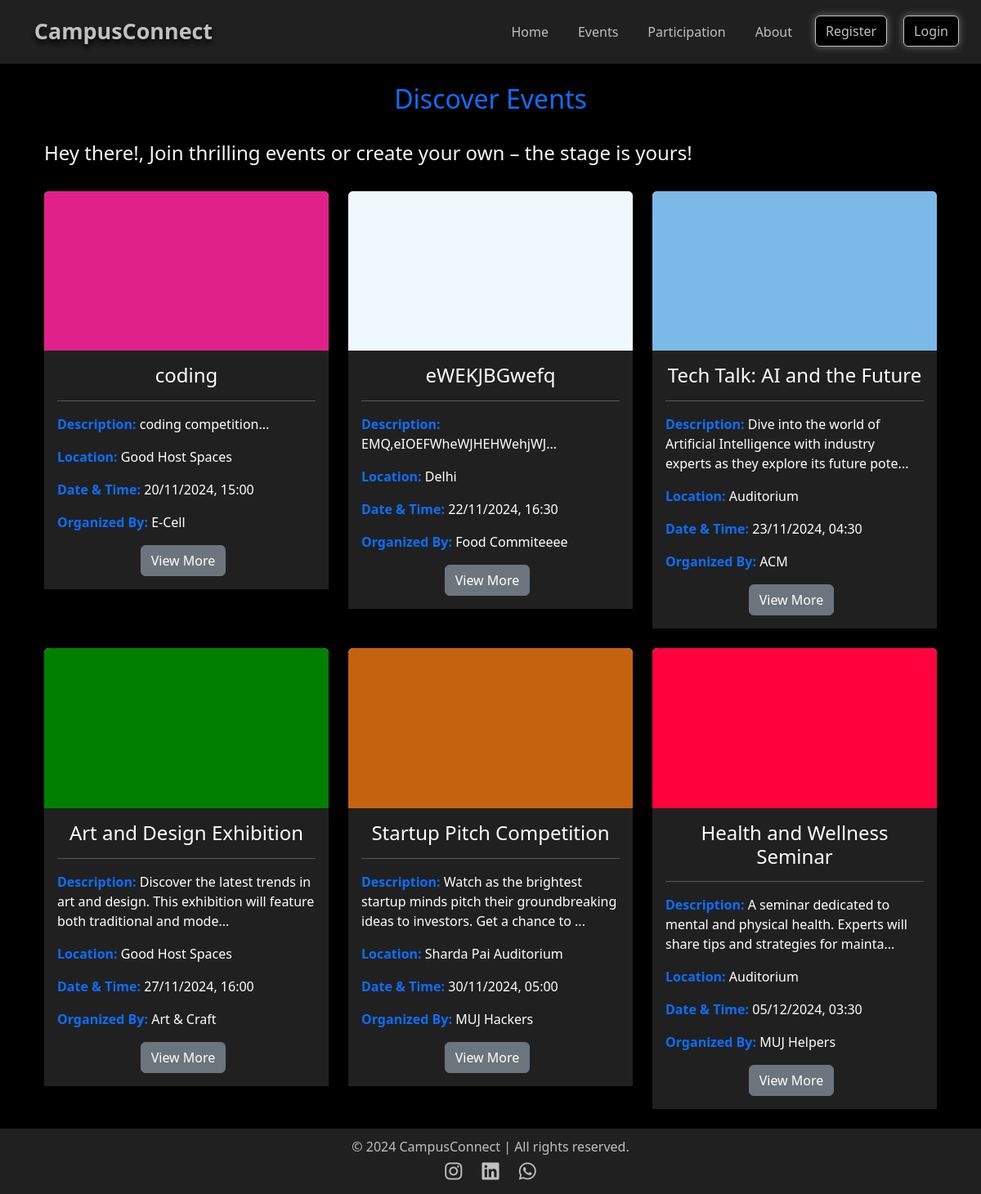
Screenshot of /events/ with the database file from the repository.
### events/models.py (models this page shows, shortened)
class Event(models.Model):
    title = models.CharField(max_length=100)
    description = models.TextField()
    event_datetime = models.DateTimeField()
    location = models.CharField(max_length=200)
    photo = models.ImageField(upload_to='event_photos/', blank=True, null=True)
    organized_by = models.CharField(max_length=100, default="Unknown")
    user = models.ForeignKey(User, on_delete=models.CASCADE)
    is_approved = models.BooleanField(default=False)

### events/views.py (the view)
# urls.py: path('', include('events.urls')),
def events(request):
    approved_events = Event.objects.filter(is_approved=True).order_by('event_datetime')
    if not approved_events:
        message = "No events have been approved yet."
    else:
        message = ""
    return render(request, 'events.html', {'events': approved_events, 'message': message})

### events/templates/events.html (shortened to what this page needs)
{% extends "layout.html" %}
{% block content %}
<h2 class="text-center mt-4" style="color: #0d6efd;">Discover Events</h2>
<div class="post">
    {% if user.is_authenticated %}
        <h4 class="ms-1 pt-4 text-light p-2">
            Hey <span style="color:#0d6efd;">{{ user.username }}</span>!, Join thrilling events or create your own – the stage is yours!
        </h4>
        <a class="btn btn-primary mb-2 mt-2 ms-3 p-2 rounded" href="{% url 'create_event' %}">
            Add Event
        </a>
    {% else %}
        <h4 class="ms-1 pt-4 text-light p-2">
            Hey there!, Join thrilling events or create your own – the stage is yours!
        </h4>
    {% endif %}
</div>
<div class="container mt-4">
    <div class="row">
        {% for event in events %}
        <div class="col-md-4 col-sm-6 mb-4">
            <div class="card border-0 shadow-sm rounded">
                {% if event.photo %}
                <img src="{{ event.photo.url }}" class="card-img-top rounded-top" alt="Event photo">
                {% else %}
                <img src="default_image_url.jpg" class="card-img-top rounded-top" alt="Default image">
                {% endif %}
                <div class="card-body" style="background-color: #202020; color: white;">
                    <h4 class="card-title"><center>{{ event.title }}</center></h4><hr>
                    <p class="card-text"><strong><span style="color: #0d6efd;">Description:</span></strong> {{ event.description|slice:":100" }}...</p>
                    <p><strong><span style="color: #0d6efd;">Location:</span></strong> {{ event.location }}</p>
                    <p><strong><span style="color: #0d6efd;">Date & Time:</span></strong> {{ event.event_datetime|date:"d/m/Y, H:i" }}</p>
                    <p><strong><span style="color: #0d6efd;">Organized By:</span></strong> {{ event.organized_by }}</p>
                    <div class="btn-container d-flex justify-content-center align-items-center mt-2">
                        <a href="{% url 'event_detail' event.id %}" class="btn btn-secondary rounded me-2">View More</a>
                    </div>
                </div>
            </div>
        </div>
        {% empty %}
        <p class="text-white">No events available.</p>
        {% endfor %}
    </div>
</div>
{% endblock %}

### templates/layout.html (shortened to what this page needs)
{% load static %}
<!DOCTYPE html>
<html lang="en">
<head>
    <link href="https://cdn.jsdelivr.net/npm/bootstrap@5.3.3/dist/css/bootstrap.min.css" rel="stylesheet">
    <link rel="stylesheet" href="https://cdnjs.cloudflare.com/ajax/libs/font-awesome/6.0.0-beta3/css/all.min.css">
</head>
<body>
    <nav class="navbar navbar-expand-lg navbar-dark">
        <div class="container-fluid">
            <a class="navbar-brand" href="{% url 'home' %}">CampusConnect</a>
            <div class="collapse navbar-collapse" id="navbarSupportedContent">
                <ul class="navbar-nav ms-auto">
                    <li class="nav-item">
                        <a class="nav-link" href="{% url 'home' %}">Home</a>
                    </li>
                    <li class="nav-item">
                        <a class="nav-link" href="{% url 'events' %}">Events</a>
                    </li>
                    <li class="nav-item">
                        <a class="nav-link" href="{% url 'participation' %}">Participation</a>
                    </li>
                    <li class="nav-item">
                        <a class="nav-link" href="{% url 'about' %}">About</a>
                    </li>
                    {% if user.is_authenticated %}
                    <li class="nav-item">
                        <form method="post" action="{% url 'logout' %}" class="d-inline">
                            {% csrf_token %}
                            <button class="btn" type="submit">Logout</button>
                        </form>
                    </li>
                    {% else %}
                    <li class="nav-item">
                        <a href="{% url 'register' %}" class="btn">Register</a>
                    </li>
                    <li class="nav-item">
                        <a href="{% url 'login' %}" class="btn">Login</a>
                    </li>
                    {% endif %}
                </ul>
            </div>
        </div>
    </nav>
    <div class="container content">
        {% block content %}
        {% endblock %}
    </div>
    <footer class="footer mt-auto">
        <span>&copy; 2024 CampusConnect | All rights reserved.</span>
        <div class="social-icons">
            <a href="https://www.instagram.com/yourProfile" target="_blank"><i class="fab fa-instagram"></i></a>
            <a href="https://www.linkedin.com/yourProfile" target="_blank"><i class="fab fa-linkedin"></i></a>
            <a href="https://www.whatsapp.com/yourProfile" target="_blank"><i class="fab fa-whatsapp"></i></a>
        </div>
    </footer>
</body>
</html>

### templates/layout.html (style rules this page uses)
body { background-color: #000000; color: #f8f9fa; min-height: 100vh; display: flex; flex-direction: column; }
.navbar { background-color: #202020; padding: 15px; box-shadow: 0 0 10px rgba(0, 0, 0, 0.5); }
.navbar-brand { font-size: 1.6rem; color: #C0C0C0; text-shadow: 0 4px 6px rgba(0, 0, 0, 0.9); margin-left: 20px; font-weight: 900; transition: transform 0.4s ease; transform: scale(1.05); }
.navbar-nav .nav-item { margin-left: 20px; }
.navbar-nav .nav-link { color: #C0C0C0; transition: color 0.3s ease; }
.navbar .btn { background-color: #000000; color: #C0C0C0; border: 1.5px solid #C0C0C0; box-shadow: 0 0 10px rgba(192, 192, 192, 0.5); }
.footer { background-color: #202020; color: #C0C0C0; text-align: center; padding: 10px; box-shadow: 0 -4px 8px rgba(0, 0, 0, 0.5); margin-top: auto; }
.footer .social-icons a { color: #C0C0C0; margin: 0 10px; font-size: 1.5rem; text-decoration: none; transition: color 0.3s ease; }
.content { flex: 1; }

### events/templates/events.html (style rules this page uses)
.btn-container a, .btn-container form { display: inline-block; }
.btn-container { gap: 10px; }
.card { border-radius: 8px; box-shadow: 0 4px 10px rgba(0, 0, 0, 0.2); transition: transform 0.3s ease, box-shadow 0.3s ease; }
.card-body { background-color: #202020; color: #ffffff; }
.card-title { color: #ffffff; }
.btn { transition: transform 0.3s ease, box-shadow 0.3s ease; }
.d-flex.justify-content-center { justify-content: center; }

### rows the page displays
Event: photo (picture), title "coding", description "coding competition", location "Good Host Spaces", event_datetime "20/11/2024, 15:00", organized_by "E-Cell"
Event: photo (picture), title "eWEKJBGwefq", description "EMQ,eIOEFWheWJHEHWehjWJ", location "Delhi", event_datetime "22/11/2024, 16:30", organized_by "Food Commiteeee"
Event: photo (picture), title "Tech Talk: AI and the Future", description "Dive into the world of Artificial Intelligence with industry experts as they explore its future pote", location "Auditorium", event_datetime "23/11/2024, 04:30", organized_by "ACM"
Event: photo (picture), title "Art and Design Exhibition", description "Discover the latest trends in art and design. This exhibition will feature both traditional and mode", location "Good Host Spaces", event_datetime "27/11/2024, 16:00", organized_by "Art & Craft"
Event: photo (picture), title "Startup Pitch Competition", description "Watch as the brightest startup minds pitch their groundbreaking ideas to investors. Get a chance to", location "Sharda Pai Auditorium", event_datetime "30/11/2024, 05:00", organized_by "MUJ Hackers"
Event: photo (picture), title "Health and Wellness Seminar", description "A seminar dedicated to mental and physical health. Experts will share tips and strategies for mainta", location "Auditorium", event_datetime "05/12/2024, 03:30", organized_by "MUJ Helpers"
